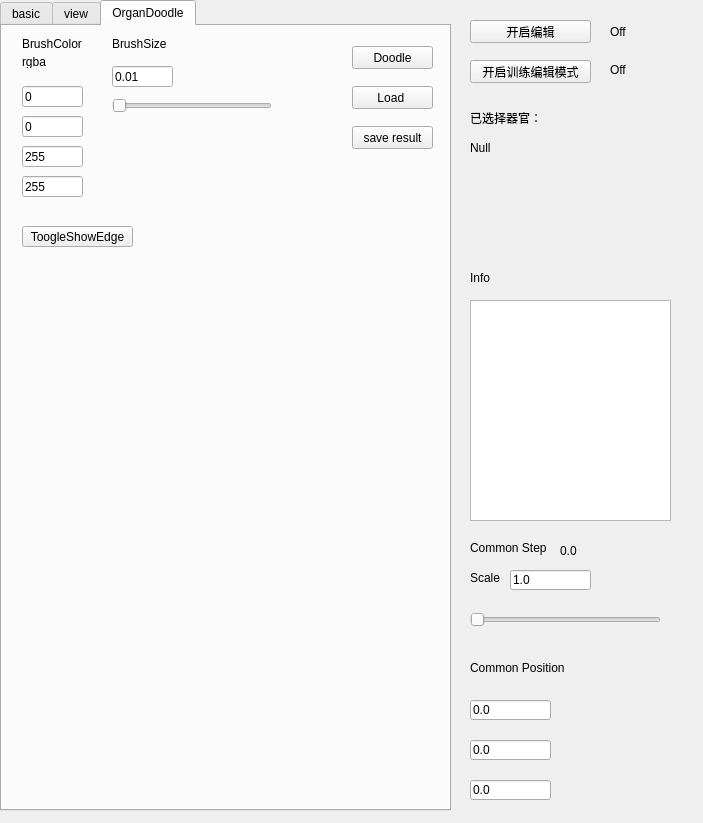
<?xml version="1.0" encoding="UTF-8"?>
<ui version="4.0">
 <class>HotchpotchEditorWidget</class>
 <widget class="QWidget" name="HotchpotchEditorWidget">
  <property name="geometry">
   <rect>
    <x>0</x>
    <y>0</y>
    <width>703</width>
    <height>823</height>
   </rect>
  </property>
  <property name="sizePolicy">
   <sizepolicy hsizetype="Fixed" vsizetype="Fixed">
    <horstretch>0</horstretch>
    <verstretch>0</verstretch>
   </sizepolicy>
  </property>
  <property name="windowTitle">
   <string>SimLaparo</string>
  </property>
  <widget class="QTabWidget" name="tabWidget">
   <property name="geometry">
    <rect>
     <x>0</x>
     <y>0</y>
     <width>451</width>
     <height>811</height>
    </rect>
   </property>
   <property name="currentIndex">
    <number>2</number>
   </property>
   <widget class="QWidget" name="tab">
    <attribute name="title">
     <string>basic</string>
    </attribute>
    <widget class="QPushButton" name="FrameVisibleBtn">
     <property name="geometry">
      <rect>
       <x>10</x>
       <y>270</y>
       <width>211</width>
       <height>23</height>
      </rect>
     </property>
     <property name="text">
      <string>显示/隐藏选择蓝框</string>
     </property>
    </widget>
    <widget class="QLabel" name="label_5">
     <property name="geometry">
      <rect>
       <x>10</x>
       <y>10</y>
       <width>61</width>
       <height>21</height>
      </rect>
     </property>
     <property name="text">
      <string>Organ</string>
     </property>
    </widget>
    <widget class="QListView" name="DynObjList">
     <property name="geometry">
      <rect>
       <x>10</x>
       <y>40</y>
       <width>211</width>
       <height>211</height>
      </rect>
     </property>
     <property name="editTriggers">
      <set>QAbstractItemView::DoubleClicked</set>
     </property>
    </widget>
    <widget class="QPushButton" name="ExportOrganObjBtn">
     <property name="geometry">
      <rect>
       <x>10</x>
       <y>310</y>
       <width>211</width>
       <height>23</height>
      </rect>
     </property>
     <property name="text">
      <string>导出器官OBJ格式文件</string>
     </property>
    </widget>
   </widget>
   <widget class="QWidget" name="tab2">
    <attribute name="title">
     <string>view</string>
    </attribute>
    <widget class="QListView" name="ViewDetectionObjList">
     <property name="geometry">
      <rect>
       <x>10</x>
       <y>40</y>
       <width>201</width>
       <height>231</height>
      </rect>
     </property>
     <property name="editTriggers">
      <set>QAbstractItemView::DoubleClicked</set>
     </property>
    </widget>
    <widget class="QLabel" name="label_6">
     <property name="geometry">
      <rect>
       <x>10</x>
       <y>10</y>
       <width>101</width>
       <height>21</height>
      </rect>
     </property>
     <property name="text">
      <string>ViewDetection</string>
     </property>
    </widget>
    <widget class="QPushButton" name="VDXABtn">
     <property name="geometry">
      <rect>
       <x>50</x>
       <y>380</y>
       <width>75</width>
       <height>23</height>
      </rect>
     </property>
     <property name="text">
      <string>+</string>
     </property>
    </widget>
    <widget class="QPushButton" name="VDXMBtn">
     <property name="geometry">
      <rect>
       <x>130</x>
       <y>380</y>
       <width>75</width>
       <height>23</height>
      </rect>
     </property>
     <property name="text">
      <string>-</string>
     </property>
    </widget>
    <widget class="QLabel" name="label">
     <property name="geometry">
      <rect>
       <x>10</x>
       <y>310</y>
       <width>61</width>
       <height>21</height>
      </rect>
     </property>
     <property name="text">
      <string>Temp</string>
     </property>
    </widget>
    <widget class="QLabel" name="label_7">
     <property name="geometry">
      <rect>
       <x>10</x>
       <y>360</y>
       <width>41</width>
       <height>16</height>
      </rect>
     </property>
     <property name="text">
      <string>平移</string>
     </property>
    </widget>
    <widget class="QPushButton" name="VDYMBtn">
     <property name="geometry">
      <rect>
       <x>130</x>
       <y>420</y>
       <width>75</width>
       <height>23</height>
      </rect>
     </property>
     <property name="text">
      <string>-</string>
     </property>
    </widget>
    <widget class="QPushButton" name="VDYABtn">
     <property name="geometry">
      <rect>
       <x>50</x>
       <y>420</y>
       <width>75</width>
       <height>23</height>
      </rect>
     </property>
     <property name="text">
      <string>+</string>
     </property>
    </widget>
    <widget class="QPushButton" name="VDZMBtn">
     <property name="geometry">
      <rect>
       <x>130</x>
       <y>460</y>
       <width>75</width>
       <height>23</height>
      </rect>
     </property>
     <property name="text">
      <string>-</string>
     </property>
    </widget>
    <widget class="QPushButton" name="VDZABtn">
     <property name="geometry">
      <rect>
       <x>50</x>
       <y>460</y>
       <width>75</width>
       <height>23</height>
      </rect>
     </property>
     <property name="text">
      <string>+</string>
     </property>
    </widget>
    <widget class="QLabel" name="label_9">
     <property name="geometry">
      <rect>
       <x>10</x>
       <y>380</y>
       <width>21</width>
       <height>16</height>
      </rect>
     </property>
     <property name="text">
      <string>x</string>
     </property>
    </widget>
    <widget class="QLabel" name="label_10">
     <property name="geometry">
      <rect>
       <x>10</x>
       <y>420</y>
       <width>21</width>
       <height>16</height>
      </rect>
     </property>
     <property name="text">
      <string>y</string>
     </property>
    </widget>
    <widget class="QLabel" name="label_11">
     <property name="geometry">
      <rect>
       <x>10</x>
       <y>460</y>
       <width>21</width>
       <height>16</height>
      </rect>
     </property>
     <property name="text">
      <string>z</string>
     </property>
    </widget>
    <widget class="QLabel" name="label_4">
     <property name="geometry">
      <rect>
       <x>230</x>
       <y>20</y>
       <width>81</width>
       <height>16</height>
      </rect>
     </property>
     <property name="text">
      <string>位置</string>
     </property>
    </widget>
    <widget class="QLabel" name="VDPosLabel">
     <property name="geometry">
      <rect>
       <x>230</x>
       <y>60</y>
       <width>201</width>
       <height>20</height>
      </rect>
     </property>
     <property name="text">
      <string>x,y,z</string>
     </property>
    </widget>
    <widget class="QPushButton" name="AddVDBtn">
     <property name="geometry">
      <rect>
       <x>10</x>
       <y>280</y>
       <width>91</width>
       <height>23</height>
      </rect>
     </property>
     <property name="text">
      <string>Add One</string>
     </property>
    </widget>
    <widget class="QPushButton" name="AddVDBtn_2">
     <property name="geometry">
      <rect>
       <x>120</x>
       <y>280</y>
       <width>91</width>
       <height>23</height>
      </rect>
     </property>
     <property name="text">
      <string>Remove One</string>
     </property>
    </widget>
    <widget class="QLabel" name="label_12">
     <property name="geometry">
      <rect>
       <x>230</x>
       <y>100</y>
       <width>81</width>
       <height>21</height>
      </rect>
     </property>
     <property name="text">
      <string>MinCos</string>
     </property>
    </widget>
    <widget class="QLabel" name="VDMinCosLabel">
     <property name="geometry">
      <rect>
       <x>330</x>
       <y>100</y>
       <width>91</width>
       <height>20</height>
      </rect>
     </property>
     <property name="text">
      <string>0.0</string>
     </property>
    </widget>
    <widget class="QLabel" name="label_13">
     <property name="geometry">
      <rect>
       <x>230</x>
       <y>140</y>
       <width>81</width>
       <height>21</height>
      </rect>
     </property>
     <property name="text">
      <string>DetectDist</string>
     </property>
    </widget>
    <widget class="QLabel" name="VDDetectDistLabel">
     <property name="geometry">
      <rect>
       <x>330</x>
       <y>140</y>
       <width>101</width>
       <height>20</height>
      </rect>
     </property>
     <property name="text">
      <string>0.0</string>
     </property>
    </widget>
    <widget class="QPushButton" name="VDChangeMinCosBtn">
     <property name="geometry">
      <rect>
       <x>230</x>
       <y>420</y>
       <width>111</width>
       <height>23</height>
      </rect>
     </property>
     <property name="text">
      <string>Change MinCos</string>
     </property>
    </widget>
    <widget class="QPushButton" name="VDChangeDistBtn">
     <property name="geometry">
      <rect>
       <x>230</x>
       <y>380</y>
       <width>111</width>
       <height>23</height>
      </rect>
     </property>
     <property name="text">
      <string>Change Dist</string>
     </property>
    </widget>
    <widget class="QPushButton" name="VDDetectDistBtn">
     <property name="geometry">
      <rect>
       <x>350</x>
       <y>380</y>
       <width>81</width>
       <height>23</height>
      </rect>
     </property>
     <property name="text">
      <string>检测距离</string>
     </property>
    </widget>
    <widget class="QPushButton" name="VDSetPosBtn">
     <property name="geometry">
      <rect>
       <x>350</x>
       <y>420</y>
       <width>81</width>
       <height>23</height>
      </rect>
     </property>
     <property name="text">
      <string>设置位置</string>
     </property>
    </widget>
   </widget>
   <widget class="QWidget" name="tab3">
    <attribute name="title">
     <string>OrganDoodle</string>
    </attribute>
    <widget class="QPushButton" name="AddDoodleBtn">
     <property name="geometry">
      <rect>
       <x>350</x>
       <y>20</y>
       <width>81</width>
       <height>23</height>
      </rect>
     </property>
     <property name="text">
      <string>Doodle</string>
     </property>
    </widget>
    <widget class="QPushButton" name="SaveDoodleResultBtn">
     <property name="geometry">
      <rect>
       <x>350</x>
       <y>100</y>
       <width>81</width>
       <height>23</height>
      </rect>
     </property>
     <property name="text">
      <string>save result</string>
     </property>
    </widget>
    <widget class="QLineEdit" name="BrushColorRedLE">
     <property name="geometry">
      <rect>
       <x>20</x>
       <y>60</y>
       <width>61</width>
       <height>21</height>
      </rect>
     </property>
     <property name="text">
      <string>0</string>
     </property>
    </widget>
    <widget class="QLabel" name="label_15">
     <property name="geometry">
      <rect>
       <x>20</x>
       <y>10</y>
       <width>71</width>
       <height>16</height>
      </rect>
     </property>
     <property name="text">
      <string>BrushColor</string>
     </property>
    </widget>
    <widget class="QLineEdit" name="BrushColorGreenLE">
     <property name="geometry">
      <rect>
       <x>20</x>
       <y>90</y>
       <width>61</width>
       <height>21</height>
      </rect>
     </property>
     <property name="text">
      <string>0</string>
     </property>
    </widget>
    <widget class="QLineEdit" name="BrushColorBlueLE">
     <property name="geometry">
      <rect>
       <x>20</x>
       <y>120</y>
       <width>61</width>
       <height>21</height>
      </rect>
     </property>
     <property name="text">
      <string>255</string>
     </property>
    </widget>
    <widget class="QLineEdit" name="BrushColorAlphaLE">
     <property name="geometry">
      <rect>
       <x>20</x>
       <y>150</y>
       <width>61</width>
       <height>21</height>
      </rect>
     </property>
     <property name="text">
      <string>255</string>
     </property>
    </widget>
    <widget class="QLabel" name="label_16">
     <property name="geometry">
      <rect>
       <x>110</x>
       <y>10</y>
       <width>81</width>
       <height>16</height>
      </rect>
     </property>
     <property name="text">
      <string>BrushSize</string>
     </property>
    </widget>
    <widget class="QLineEdit" name="BrushSizeLe">
     <property name="geometry">
      <rect>
       <x>110</x>
       <y>40</y>
       <width>61</width>
       <height>21</height>
      </rect>
     </property>
     <property name="text">
      <string>0.01</string>
     </property>
    </widget>
    <widget class="QLabel" name="label_17">
     <property name="geometry">
      <rect>
       <x>20</x>
       <y>30</y>
       <width>54</width>
       <height>12</height>
      </rect>
     </property>
     <property name="text">
      <string>rgba</string>
     </property>
    </widget>
    <widget class="QPushButton" name="ToggleShowEdgeBtn">
     <property name="geometry">
      <rect>
       <x>20</x>
       <y>200</y>
       <width>111</width>
       <height>21</height>
      </rect>
     </property>
     <property name="text">
      <string>ToogleShowEdge</string>
     </property>
    </widget>
    <widget class="QPushButton" name="LoadImageIntoDoodleBtn">
     <property name="geometry">
      <rect>
       <x>350</x>
       <y>60</y>
       <width>81</width>
       <height>23</height>
      </rect>
     </property>
     <property name="text">
      <string>Load </string>
     </property>
    </widget>
    <widget class="QSlider" name="BrushSizeSlider">
     <property name="geometry">
      <rect>
       <x>110</x>
       <y>70</y>
       <width>160</width>
       <height>19</height>
      </rect>
     </property>
     <property name="orientation">
      <enum>Qt::Horizontal</enum>
     </property>
    </widget>
   </widget>
  </widget>
  <widget class="QTextEdit" name="InfoText">
   <property name="geometry">
    <rect>
     <x>470</x>
     <y>300</y>
     <width>201</width>
     <height>221</height>
    </rect>
   </property>
  </widget>
  <widget class="QLabel" name="label_34">
   <property name="geometry">
    <rect>
     <x>470</x>
     <y>270</y>
     <width>72</width>
     <height>15</height>
    </rect>
   </property>
   <property name="text">
    <string>Info</string>
   </property>
  </widget>
  <widget class="QPushButton" name="OpenBtn">
   <property name="geometry">
    <rect>
     <x>470</x>
     <y>20</y>
     <width>121</width>
     <height>23</height>
    </rect>
   </property>
   <property name="text">
    <string>开启编辑</string>
   </property>
  </widget>
  <widget class="QLabel" name="OpenLabel">
   <property name="geometry">
    <rect>
     <x>610</x>
     <y>22</y>
     <width>54</width>
     <height>20</height>
    </rect>
   </property>
   <property name="text">
    <string>Off</string>
   </property>
  </widget>
  <widget class="QLabel" name="TrainEditModeLabel">
   <property name="geometry">
    <rect>
     <x>610</x>
     <y>60</y>
     <width>54</width>
     <height>20</height>
    </rect>
   </property>
   <property name="text">
    <string>Off</string>
   </property>
  </widget>
  <widget class="QPushButton" name="TrainingEditModeBtn">
   <property name="geometry">
    <rect>
     <x>470</x>
     <y>60</y>
     <width>121</width>
     <height>23</height>
    </rect>
   </property>
   <property name="text">
    <string>开启训练编辑模式</string>
   </property>
  </widget>
  <widget class="QSlider" name="StepSlider">
   <property name="geometry">
    <rect>
     <x>470</x>
     <y>610</y>
     <width>191</width>
     <height>19</height>
    </rect>
   </property>
   <property name="maximum">
    <number>100</number>
   </property>
   <property name="orientation">
    <enum>Qt::Horizontal</enum>
   </property>
  </widget>
  <widget class="QLabel" name="label_2">
   <property name="geometry">
    <rect>
     <x>470</x>
     <y>540</y>
     <width>91</width>
     <height>16</height>
    </rect>
   </property>
   <property name="text">
    <string>Common Step</string>
   </property>
  </widget>
  <widget class="QLineEdit" name="StepScaleLineEdit">
   <property name="geometry">
    <rect>
     <x>510</x>
     <y>570</y>
     <width>81</width>
     <height>20</height>
    </rect>
   </property>
   <property name="text">
    <string>1.0</string>
   </property>
  </widget>
  <widget class="QLabel" name="label_3">
   <property name="geometry">
    <rect>
     <x>470</x>
     <y>570</y>
     <width>51</width>
     <height>16</height>
    </rect>
   </property>
   <property name="text">
    <string>Scale</string>
   </property>
  </widget>
  <widget class="QLabel" name="StepLabel">
   <property name="geometry">
    <rect>
     <x>560</x>
     <y>540</y>
     <width>61</width>
     <height>21</height>
    </rect>
   </property>
   <property name="text">
    <string>0.0</string>
   </property>
  </widget>
  <widget class="QLineEdit" name="PosXLineEdit">
   <property name="geometry">
    <rect>
     <x>470</x>
     <y>700</y>
     <width>81</width>
     <height>20</height>
    </rect>
   </property>
   <property name="text">
    <string>0.0</string>
   </property>
  </widget>
  <widget class="QLineEdit" name="PosYLineEdit">
   <property name="geometry">
    <rect>
     <x>470</x>
     <y>740</y>
     <width>81</width>
     <height>20</height>
    </rect>
   </property>
   <property name="text">
    <string>0.0</string>
   </property>
  </widget>
  <widget class="QLineEdit" name="PosZLineEdit">
   <property name="geometry">
    <rect>
     <x>470</x>
     <y>780</y>
     <width>81</width>
     <height>20</height>
    </rect>
   </property>
   <property name="text">
    <string>0.0</string>
   </property>
  </widget>
  <widget class="QLabel" name="label_8">
   <property name="geometry">
    <rect>
     <x>470</x>
     <y>660</y>
     <width>111</width>
     <height>16</height>
    </rect>
   </property>
   <property name="text">
    <string>Common Position</string>
   </property>
  </widget>
  <widget class="QLabel" name="label_14">
   <property name="geometry">
    <rect>
     <x>470</x>
     <y>110</y>
     <width>161</width>
     <height>16</height>
    </rect>
   </property>
   <property name="text">
    <string>已选择器官：</string>
   </property>
  </widget>
  <widget class="QLabel" name="OrganSelectedLabel">
   <property name="geometry">
    <rect>
     <x>470</x>
     <y>140</y>
     <width>161</width>
     <height>16</height>
    </rect>
   </property>
   <property name="text">
    <string>Null</string>
   </property>
  </widget>
 </widget>
 <resources/>
 <connections/>
</ui>
